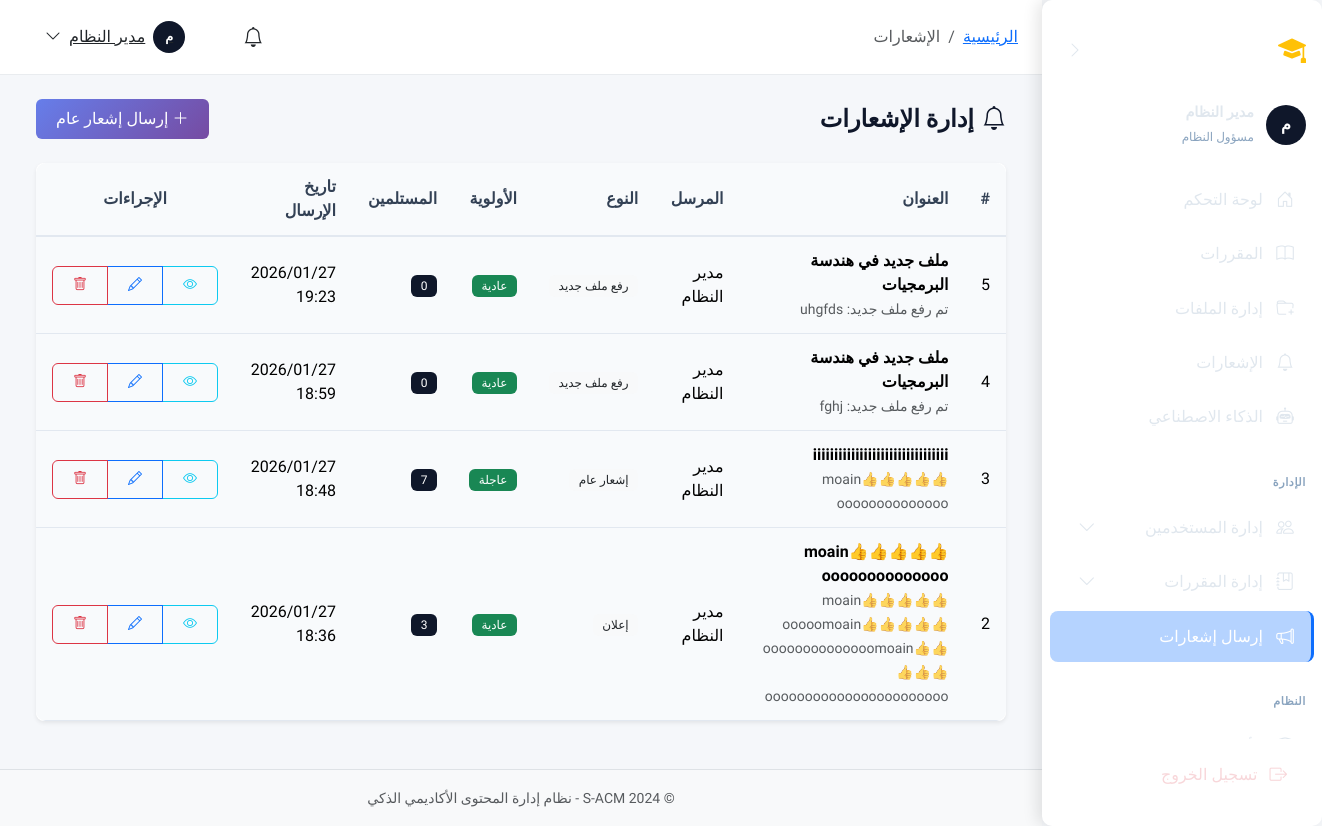
Screenshot of /notifications/admin/ (signed in) with the database file from the repository.
### apps/accounts/models.py (models this page shows, shortened)
class User(AbstractBaseUser, PermissionsMixin):
    ACCOUNT_STATUS_CHOICES = [
        ('inactive', 'غير مفعّل'),
        ('active', 'مفعّل'),
        ('suspended', 'موقوف'),
    ]
    academic_id = models.CharField(
        max_length=50,
        unique=True,
        verbose_name='الرقم الأكاديمي/الوظيفي',
        help_text='الرقم الأكاديمي للطالب أو الرقم الوظيفي للموظف'
    )
    id_card_number = models.CharField(
        max_length=50,
        unique=True,
        verbose_name='رقم البطاقة الشخصية',
        help_text='يستخدم للتحقق من الهوية عند التفعيل'
    )
    full_name = models.CharField(
        max_length=150,
        verbose_name='الاسم الكامل'
    )
    email = models.EmailField(
        unique=True,
        blank=True,
        null=True,
        verbose_name='البريد الإلكتروني',
        help_text='يتم تعيينه عند التفعيل'
    )
    account_status = models.CharField(
        max_length=20,
        choices=ACCOUNT_STATUS_CHOICES,
        default='inactive',
        verbose_name='حالة الحساب'
    )
    role = models.ForeignKey(
        Role,
        on_delete=models.PROTECT,
        related_name='users',
        verbose_name='الدور',
        null=True,
        blank=True
    )
    major = models.ForeignKey(
        Major,
        on_delete=models.SET_NULL,
        related_name='students',
        verbose_name='التخصص',
        null=True,
        blank=True,
        help_text='للطلاب فقط'
    )
    level = models.ForeignKey(
        Level,
        on_delete=models.SET_NULL,
        related_name='students',
        verbose_name='المستوى',
        null=True,
        blank=True,
        help_text='للطلاب فقط'
    )
    is_staff = models.BooleanField(default=False, verbose_name='موظف')
    is_active = models.BooleanField(default=True, verbose_name='نشط')
    date_joined = models.DateTimeField(default=timezone.now, verbose_name='تاريخ الانضمام')
    last_login = models.DateTimeField(null=True, blank=True, verbose_name='آخر تسجيل دخول')
    profile_picture = models.ImageField(
        upload_to='profiles/',
        blank=True,
        null=True,
        verbose_name='صورة الملف الشخصي'
    )
    phone_number = models.CharField(
        max_length=20,
        blank=True,
        null=True,
        verbose_name='رقم الهاتف'
    )
    objects = UserManager()
    USERNAME_FIELD = 'academic_id'
    REQUIRED_FIELDS = ['full_name', 'id_card_number']
    class Meta:
        db_table = 'users'
        verbose_name = 'مستخدم'
        verbose_name_plural = 'المستخدمون'
        indexes = [
            models.Index(fields=['academic_id']),
            models.Index(fields=['email']),
            models.Index(fields=['account_status']),
        ]
    def is_admin(self):
        return self.role and self.role.code == Role.ADMIN
    def is_instructor(self):
        return self.role and self.role.code == Role.INSTRUCTOR
    def is_student(self):
        return self.role and self.role.code == Role.STUDENT

class Role(models.Model):
    ADMIN = 'admin'
    INSTRUCTOR = 'instructor'
    STUDENT = 'student'
    code = models.CharField(
        max_length=50,
        unique=True,
        verbose_name='كود الدور',
        help_text='معرف فريد للدور (بالإنجليزية، مثل: admin, instructor)'
    )
    display_name = models.CharField(
        max_length=100,
        verbose_name='اسم العرض',
        help_text='الاسم الذي يظهر للمستخدم'
    )
    description = models.TextField(
        blank=True,
        null=True,
        verbose_name='وصف الدور'
    )
    is_system = models.BooleanField(
        default=False,
        verbose_name='دور نظام',
        help_text='الأدوار الافتراضية التي لا يمكن حذفها'
    )
    is_active = models.BooleanField(
        default=True,
        verbose_name='نشط'
    )
    created_at = models.DateTimeField(auto_now_add=True, verbose_name='تاريخ الإنشاء')
    updated_at = models.DateTimeField(auto_now=True, verbose_name='تاريخ التحديث')
    class Meta:
        db_table = 'roles'
        verbose_name = 'دور'
        verbose_name_plural = 'الأدوار'
        ordering = ['-is_system', 'display_name']

### apps/notifications/models.py (models this page shows, shortened)
class Notification(models.Model):
    NOTIFICATION_TYPES = [
        ('general', 'إشعار عام'),
        ('course', 'إشعار مقرر'),
        ('file_upload', 'رفع ملف جديد'),
        ('announcement', 'إعلان'),
        ('system', 'إشعار نظام'),
    ]
    PRIORITY_CHOICES = [
        ('low', 'منخفضة'),
        ('normal', 'عادية'),
        ('high', 'عالية'),
        ('urgent', 'عاجلة'),
    ]
    sender = models.ForeignKey(
        settings.AUTH_USER_MODEL,
        on_delete=models.SET_NULL,
        null=True,
        related_name='sent_notifications',
        verbose_name='المرسل'
    )
    title = models.CharField(
        max_length=255,
        verbose_name='عنوان الإشعار'
    )
    body = models.TextField(
        verbose_name='محتوى الإشعار'
    )
    notification_type = models.CharField(
        max_length=20,
        choices=NOTIFICATION_TYPES,
        default='general',
        verbose_name='نوع الإشعار'
    )
    priority = models.CharField(
        max_length=10,
        choices=PRIORITY_CHOICES,
        default='normal',
        verbose_name='الأولوية'
    )
    course = models.ForeignKey(
        'courses.Course',
        on_delete=models.CASCADE,
        null=True,
        blank=True,
        related_name='notifications',
        verbose_name='المقرر المرتبط'
    )
    file = models.ForeignKey(
        'courses.LectureFile',
        on_delete=models.SET_NULL,
        null=True,
        blank=True,
        related_name='notifications',
        verbose_name='الملف المرتبط'
    )
    created_at = models.DateTimeField(
        auto_now_add=True,
        verbose_name='تاريخ الإنشاء'
    )
    expires_at = models.DateTimeField(
        null=True,
        blank=True,
        verbose_name='تاريخ انتهاء الصلاحية'
    )
    is_active = models.BooleanField(
        default=True,
        verbose_name='نشط'
    )
    class Meta:
        db_table = 'notifications'
        verbose_name = 'إشعار'
        verbose_name_plural = 'الإشعارات'
        ordering = ['-created_at']
        indexes = [
            models.Index(fields=['notification_type']),
            models.Index(fields=['created_at']),
            models.Index(fields=['course']),
        ]

### apps/notifications/views/admin.py (the view)
# urls.py: path('admin/', views.AdminNotificationListView.as_view(), name='admin_list'),
class AdminNotificationListView(LoginRequiredMixin, AdminRequiredMixin, ListView):
    model = Notification
    template_name = 'admin_panel/notifications/list.html'
    context_object_name = 'notifications'
    paginate_by = 20
    def get_queryset(self):
        return Notification.objects.all().order_by('-created_at')

### templates/admin_panel/notifications/list.html (shortened to what this page needs)
{% extends 'layouts/dashboard_base.html' %}
{% load static %}
{% block breadcrumb_items %}
<li class="breadcrumb-item active">الإشعارات</li>
{% endblock %}
{% block dashboard_content %}
<div class="container-fluid">
    <div class="d-flex justify-content-between align-items-center mb-4">
        <h4 class="mb-0"><i class="bi bi-bell me-2"></i>إدارة الإشعارات</h4>
        <a href="{% url 'notifications:admin_create' %}" class="btn btn-primary">
            <i class="bi bi-plus-lg me-1"></i>إرسال إشعار عام
        </a>
    </div>
    <div class="card border-0 shadow-sm">
        <div class="card-body p-0">
            <div class="table-responsive">
                <table class="table table-hover mb-0">
                    <thead class="table-light">
                        <tr>
                            <th>#</th>
                            <th>العنوان</th>
                            <th>المرسل</th>
                            <th>النوع</th>
                            <th>الأولوية</th>
                            <th>المستلمين</th>
                            <th>تاريخ الإرسال</th>
                            <th class="text-center">الإجراءات</th>
                        </tr>
                    </thead>
                    <tbody>
                        {% for notification in notifications %}
                        <tr>
                            <td>{{ notification.pk }}</td>
                            <td>
                                <strong>{{ notification.title }}</strong>
                                <br>
                                <small class="text-muted">{{ notification.body|truncatewords:10 }}</small>
                            </td>
                            <td>{{ notification.sender.full_name|default:notification.sender.academic_id }}</td>
                            <td>
                                <span class="badge {% if notification.notification_type == 'system' %}bg-secondary{% elif notification.notification_type == 'file' %}bg-info{% elif notification.notification_type == 'course' %}bg-primary{% else %}bg-light text-dark{% endif %}">
                                    {{ notification.get_notification_type_display|default:notification.notification_type }}
                                </span>
                            </td>
                            <td>
                                <span class="badge {% if notification.priority == 'high' %}bg-danger{% elif notification.priority == 'medium' %}bg-warning{% else %}bg-success{% endif %}">
                                    {{ notification.get_priority_display|default:notification.priority }}
                                </span>
                            </td>
                            <td>
                                <span class="badge bg-primary">{{ notification.recipients.count }}</span>
                            </td>
                            <td>{{ notification.created_at|date:"Y/m/d H:i" }}</td>
                            <td class="text-center">
                                <div class="btn-group btn-group-sm">
                                    <a href="{% url 'notifications:admin_detail' notification.pk %}"
                                       class="btn btn-outline-info" title="عرض التفاصيل">
                                        <i class="bi bi-eye"></i>
                                    </a>
                                    <a href="{% url 'notifications:admin_edit' notification.pk %}"
                                       class="btn btn-outline-primary" title="تعديل">
                                        <i class="bi bi-pencil"></i>
                                    </a>
                                    <button type="button" class="btn btn-outline-danger"
                                            title="حذف"
                                            onclick="confirmDelete({{ notification.pk }}, '{{ notification.title|escapejs }}')">
                                        <i class="bi bi-trash"></i>
                                    </button>
                                </div>
                            </td>
                        </tr>
                        {% endfor %}
                    </tbody>
                </table>
            </div>
        </div>
    </div>
</div>
{% endblock %}

### templates/layouts/dashboard_base.html (shortened to what this page needs)
{% extends 'base.html' %}
{% load static %}
{% load permissions %}
{% block extra_css %}
<link href="{% static 'css/sidebar.css' %}" rel="stylesheet">
<link href="{% static 'css/dashboard.css' %}" rel="stylesheet">
{% endblock %}
{% block body_class %}dashboard-page{% endblock %}
{% block content %}
<div class="dashboard-layout">
    {% include 'components/sidebar.html' %}
    <div class="dashboard-content">
        <header class="dashboard-navbar">
            {% block breadcrumb %}
            <nav aria-label="breadcrumb" class="d-none d-md-block">
                <ol class="breadcrumb mb-0">
                    <li class="breadcrumb-item"><a href="{% url 'core:dashboard' %}">الرئيسية</a></li>
                    {% block breadcrumb_items %}{% endblock %}
                </ol>
            </nav>
            {% endblock %}
            <div class="d-flex align-items-center gap-3 ms-auto">
                <div class="dropdown">
                    <a class="btn btn-link position-relative text-dark" href="#" data-bs-toggle="dropdown">
                        <i class="bi bi-bell fs-5"></i>
                    </a>
                </div>
                <div class="dropdown">
                    <a class="btn btn-link text-dark d-flex align-items-center gap-2" href="#"
                        data-bs-toggle="dropdown">
                        <div class="avatar-circle bg-primary text-white"
                            style="width: 32px; height: 32px; font-size: 0.8rem;">
                            {{ request.user.full_name|slice:":1"|upper }}
                        </div>
                        <span class="d-none d-lg-inline">{{ request.user.full_name|truncatechars:15 }}</span>
                        <i class="bi bi-chevron-down"></i>
                    </a>
                </div>
            </div>
        </header>
        <main class="flex-grow-1 p-4" id="main-content">
            {% block dashboard_content %}{% endblock %}
        </main>
        <footer class="dashboard-footer text-center py-3 border-top bg-light">
            <small class="text-muted">© 2024 S-ACM - نظام إدارة المحتوى الأكاديمي الذكي</small>
        </footer>
    </div>
</div>
{% endblock %}

### templates/components/sidebar.html (shortened to what this page needs)
{% load permissions %}
<aside class="sidebar d-none d-md-flex" id="desktopSidebar" data-collapsed="false">
    <div class="sidebar-header">
        <a href="{% url 'core:home' %}" class="sidebar-brand">
            <i class="bi bi-mortarboard-fill brand-icon"></i>
            <span class="brand-text">S-ACM</span>
        </a>
        <button type="button" class="btn btn-link sidebar-toggle" id="sidebarToggle" aria-label="طي القائمة">
            <i class="bi bi-chevron-right toggle-icon"></i>
        </button>
    </div>
    <div class="sidebar-user">
        <div class="avatar-circle bg-primary text-white">
            {{ request.user.full_name|slice:":1"|upper }}
        </div>
        <div class="user-info">
            <div class="user-name">{{ request.user.full_name|truncatechars:20 }}</div>
            <small class="user-role">{{ user_role|default:"مستخدم" }}</small>
        </div>
    </div>
    <nav class="sidebar-nav flex-grow-1">
        {% include 'components/_sidebar_menu.html' with collapsed=False %}
    </nav>
    <div class="sidebar-footer">
        <a href="{% url 'accounts:logout' %}" class="sidebar-link logout-link">
            <i class="bi bi-box-arrow-right"></i>
            <span class="link-text">تسجيل الخروج</span>
        </a>
    </div>
</aside>

### rows the page displays
User: user.full_name "م", user.full_name "مدير النظام"
Role: display_name "مسؤول النظام"
Notification: pk "5", title "ملف جديد في هندسة البرمجيات", body "تم رفع ملف جديد: uhgfds", sender.full_name "مدير النظام", notification_type "رفع ملف جديد", priority "عادية", recipients.count "0", created_at "2026/01/27 19:23"
Notification: pk "4", title "ملف جديد في هندسة البرمجيات", body "تم رفع ملف جديد: fghj", sender.full_name "مدير النظام", notification_type "رفع ملف جديد", priority "عادية", recipients.count "0", created_at "2026/01/27 18:59"
Notification: pk "3", title "iiiiiiiiiiiiiiiiiiiiiiiiiiiiiiii", body "moain👍👍👍👍👍oooooooooooooo", sender.full_name "مدير النظام", notification_type "إشعار عام", priority "عاجلة", recipients.count "7", created_at "2026/01/27 18:48"
Notification: pk "2", title "moain👍👍👍👍👍oooooooooooooo", body "moain👍👍👍👍👍ooooomoain👍👍👍👍👍oooooooooooooomoain👍👍👍👍👍ooooooooooooooooooooooo", sender.full_name "مدير النظام", notification_type "إعلان", priority "عادية", recipients.count "3", created_at "2026/01/27 18:36"

### other values shown
{{ item.label|default:item.title }} "لوحة التحكم" "المقررات" "إدارة الملفات" "الإشعارات" "الذكاء الاصطناعي" "إرسال إشعارات"
{{ item.label|default:item.title|slice:"4:-4" }} "الإدارة" "النظام"
{{ item.label|default:item.title }} "إدارة المستخدمين" "إدارة المقررات"
